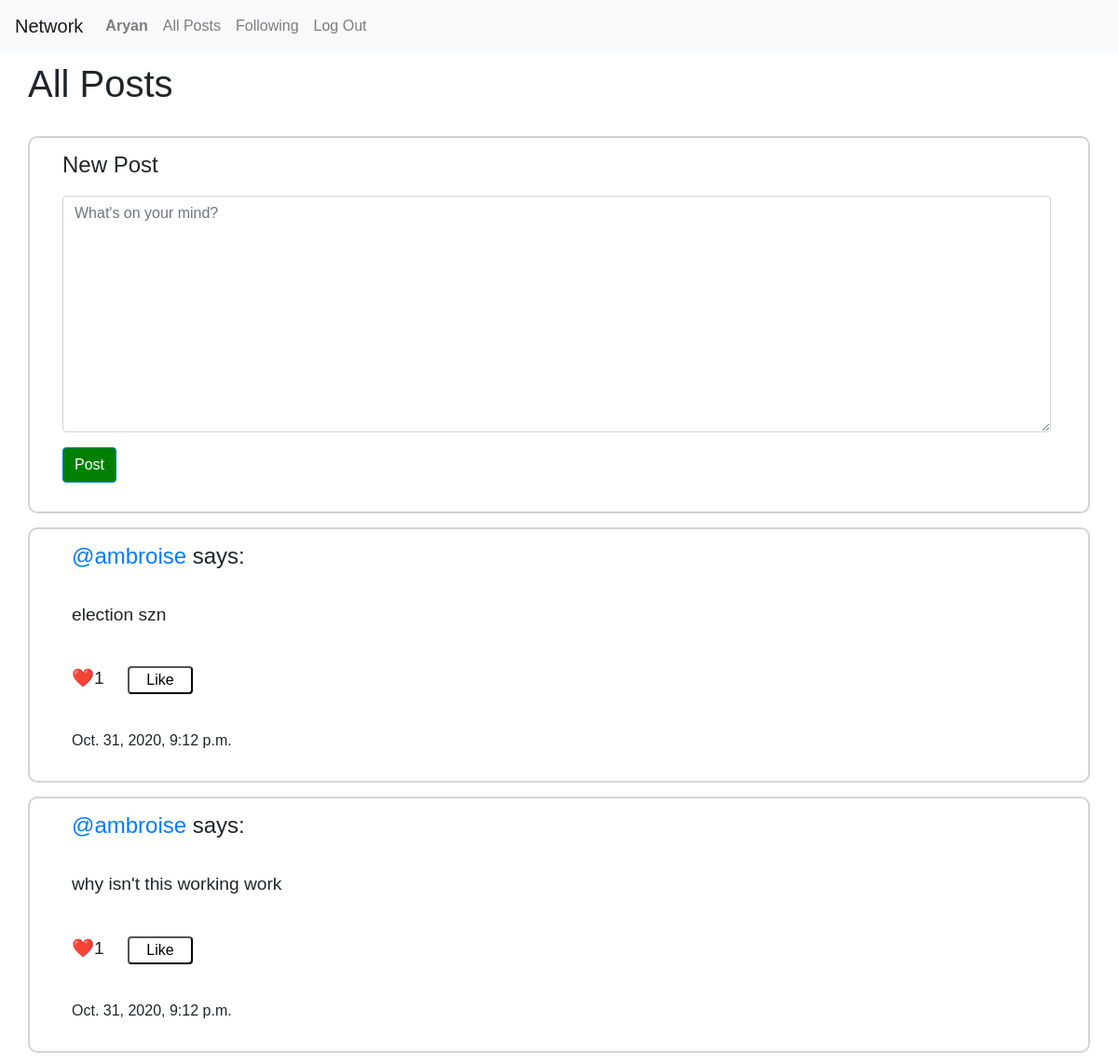
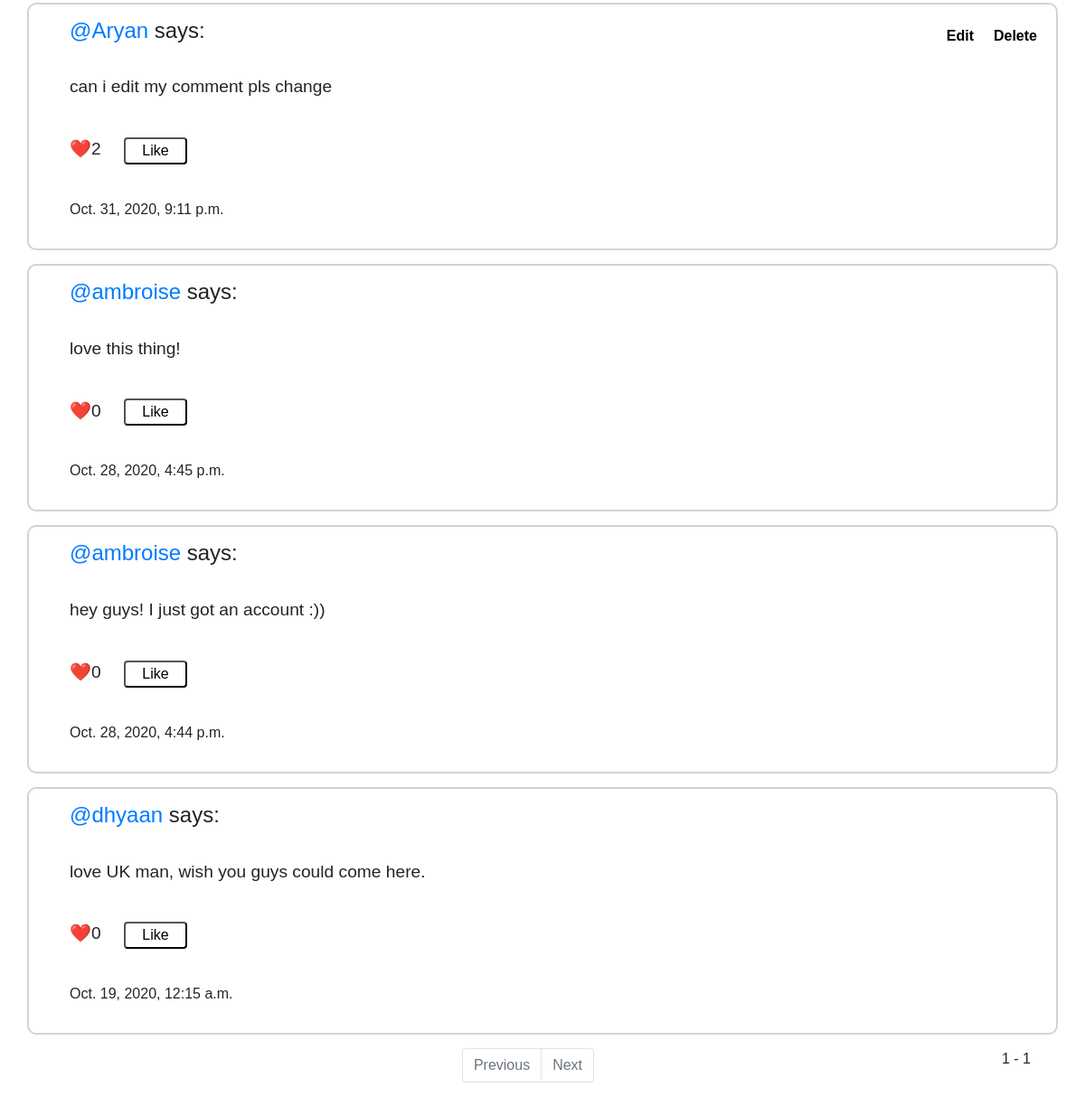
Screenshot of / (signed in) with the database file from the repository (2 pictures, top to bottom).
### network/models.py (models this page shows, shortened)
class User(AbstractUser):
    pass

class Post(models.Model):
    author = models.ForeignKey(User, related_name="posts", on_delete=models.CASCADE)
    body = models.TextField()
    creation_date = models.DateTimeField(auto_now_add = True, editable=False)
    class Meta:
       ordering = ('-creation_date',)

### network/views.py (the view)
# urls.py: path("", views.index, name="index"),
def index(request):
    posts = Post.objects.all()
    paginator = Paginator(posts,10)
    page = request.GET.get('page')
    posts = paginator.get_page(page)
    return render(request, "network/index.html", {
        'form': NewPostForm(),
        'posts': posts,
    })

### network/forms.py
class NewPostForm(forms.Form):
    body = forms.CharField(label='', widget=forms.Textarea(attrs={'class': 'form-control', "placeholder": "What's on your mind?"}))

### project4/middle.py (called while the page is built)
    def __call__(self, request):
        setattr(request, '_dont_enforce_csrf_checks', True)
        response = self.get_response(request)
        return response

### network/templates/network/index.html (shortened to what this page needs)
{% extends "network/layout.html" %}
{% block body %}
<h1 style="padding-top: 10px;">All Posts</h1> <br>
{% if user.is_authenticated %}
<div id="new_post">
    <h4 style="margin-left: 20px; padding-bottom: 10px;">New Post</h4>
    <div style="margin-left: 20px;" class="form-group">
    <form id="newpost_form" action="{% url 'create' %}" method="POST">
        {{form.as_p}}
        <input type="submit" value="Post" class="btn btn-primary submit_edit" style="background-color: green;"/>
    </form>
</div>
</div>
{% endif %}
    {% for post in posts %}
    <div class="post" data-post_id={{post.id}}>
        <h4 style="margin-bottom: 10px;"> <a href="{% url 'user_view' post.author %}"><bold>@{{post.author}}</bold></a> says:</h4> <br>
        {% if post.author == request.user %}
          <span>
            <button class="edit" data-post_id={{post.id}} style="float: right; font-weight: bolder;  margin-right: 70px; margin-top: -55px;">Edit</button>
            <button class="delete" data-post_id={{post.id}} style="float: right; font-weight: bolder; margin-top: -55px;">Delete</button>
          </span>
        {% endif %}
        <p class="post_body" data-post_id={{post.id}} style="margin-left: 30px; font-size: 120%;"> {{post.body}} </p> <br>
        <p id="likes_count_{{post.id}}" data-all_likes={{post.likes.all.count}} style="margin-left: 30px; font-size: 120%;"> ❤️{{post.likes.all.count}} </p> <br>
        <button class="like_button" data-post_id={{post.id}} data-user_id={{request.user.id}}>Like</button>
        <p style="font-weight: lighter; margin-left: 30px;">{{post.creation_date}}</p>
    </div>
    {% endfor %}
    <nav aria-label="Page navigation example">
    <span class="current" style="float: right; margin-right: 60px;">
      {{ posts.number }} - {{ posts.paginator.num_pages }}
       </span>
        <ul class="pagination justify-content-center" style="margin-left: 60px;">
            {% if posts.has_previous %}
            <li class="page-item">
                <a class="page-link" href="?page={{ posts.previous_page_number }}">Previous</a>
              </li>
            {% else %}
          <li class="page-item disabled">
            <a class="page-link" href="#" tabindex="-1" aria-disabled="true">Previous</a>
          </li>
            {% endif %}
          {% if posts.has_next %}
          <li class="page-item">
            <a class="page-link" href="?page={{ posts.next_page_number }}">Next</a>
          </li>
          {% else %}
          <li class="page-item disabled">
            <a class="page-link" href="#" tabindex="-1" aria-disabled="true">Next</a>
          </li>
          {% endif %}
        </ul>
      </nav>
{% endblock %}

### network/templates/network/layout.html (shortened to what this page needs)
{% load static %}
<!DOCTYPE html>
<html lang="en">
    <head>
        <link href="{% static 'network/style.css' %}" rel="stylesheet">
        <link rel="stylesheet" href="https://stackpath.bootstrapcdn.com/bootstrap/4.4.1/css/bootstrap.min.css">
    </head>
    <body>
        <nav class="navbar navbar-expand-lg navbar-light bg-light">
            <a class="navbar-brand" href="{% url 'index' %}">Network</a>
            <div>
              <ul class="navbar-nav mr-auto">
                {% if user.is_authenticated %}
                    <li class="nav-item">
                        <a class="nav-link" href="{% url 'user_view' request.user %}"><strong>{{ request.user }}</strong></a>
                    </li>
                {% endif %}
                <li class="nav-item">
                  <a class="nav-link" href="{% url 'index' %}">All Posts</a>
                </li>
                {% if user.is_authenticated %}
                    <li class="nav-item">
                        <a class="nav-link" href="{% url 'following' %}">Following</a>
                    </li>
                    <li class="nav-item">
                        <a class="nav-link" href="{% url 'logout' %}">Log Out</a>
                    </li>
                {% endif %}
              </ul>
            </div>
          </nav>
        <div class="body">
            {% block body %}
            {% endblock %}
        </div>
    </body>
</html>

### network/static/network/style.css (style rules this page uses)
#new_post, .post { border-radius: 10px; border: 2px solid#D3D3D3; padding: 15px; width: 95%; margin-left: 30px; margin-bottom: 15px; }
textarea { resize: none; }
h1,h2,h3,h4,h5,h6 { margin-left: 30px; }
p { margin-right: 25px; }
* { font-family: Verdana, Geneva, Tahoma, sans-serif; box-sizing: border-box; }
.like_button, .unlike_button { border-radius: 4px; width: 70px; background-color: transparent; margin-left: 90px; position: absolute; margin-top: -68px; }
.edit, .delete { background: transparent; border: none; }

### rows the page displays
User: user "Aryan"
Post: author "ambroise", body "election szn", likes.all.count "1", creation_date "Oct. 31, 2020, 9:12 p.m."
Post: author "ambroise", body "why isn't this working work", likes.all.count "1", creation_date "Oct. 31, 2020, 9:12 p.m."
Post: author "Aryan", body "can i edit my comment pls change", likes.all.count "2", creation_date "Oct. 31, 2020, 9:11 p.m."
Post: author "ambroise", body "love this thing!", likes.all.count "0", creation_date "Oct. 28, 2020, 4:45 p.m."
Post: author "ambroise", body "hey guys! I just got an account :))", likes.all.count "0", creation_date "Oct. 28, 2020, 4:44 p.m."
Post: author "dhyaan", body "love UK man, wish you guys could come here.", likes.all.count "0", creation_date "Oct. 19, 2020, 12:15 a.m."

### other values shown
{{ posts.number }} "1"
{{ posts.paginator.num_pages }} "1"
